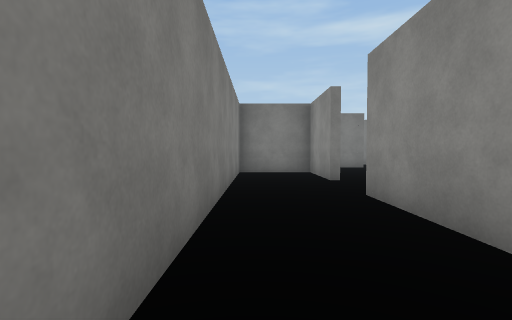
View 1 (above)

16 first-person views from a walk through a Unity game level. The camera is 1.4 m above the floor, tilts 2° down and sees 85° across. The floor is counted in squares, 1.89 m on a side. Each view is taken from the middle of a square. On the plan, view 1 faces up. The plan holds only what a view shows up to about 10 squares ahead; the rest is blank. The place goes on beyond the plan. The player is left out. Surface patterns are stand-ins for the level's own textures.

View 2
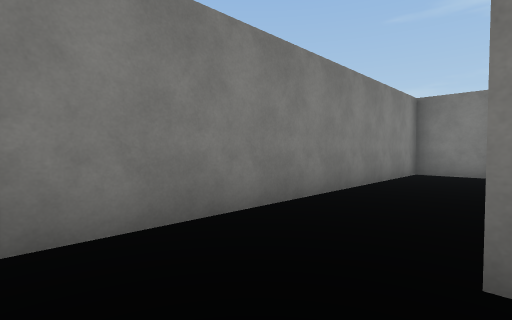

View 3
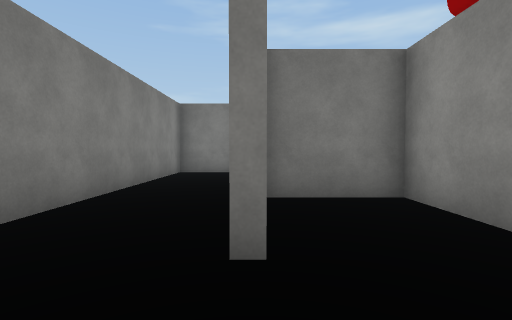

View 4
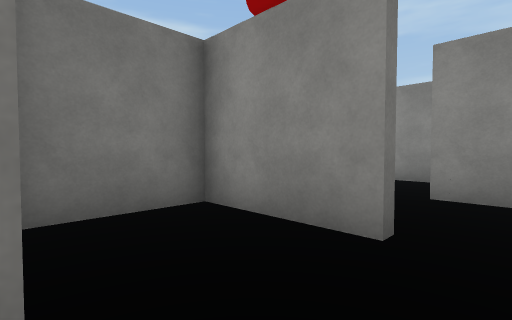

View 5
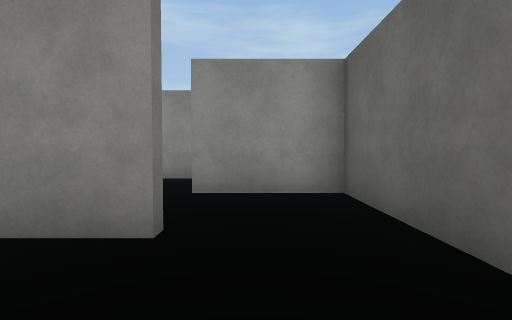

View 6
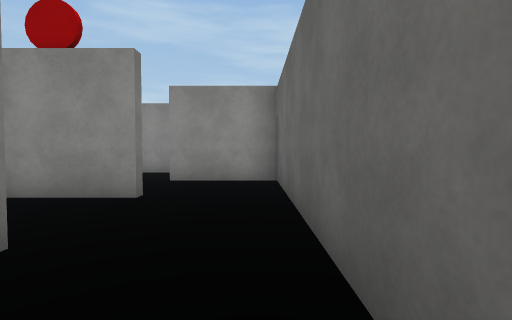

View 7
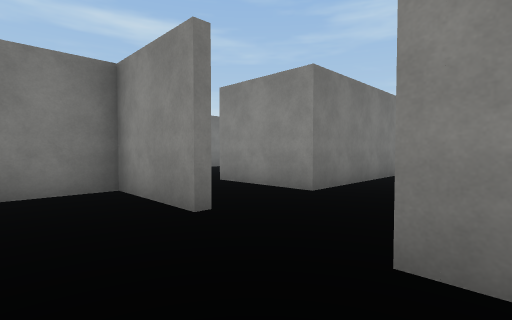

View 8
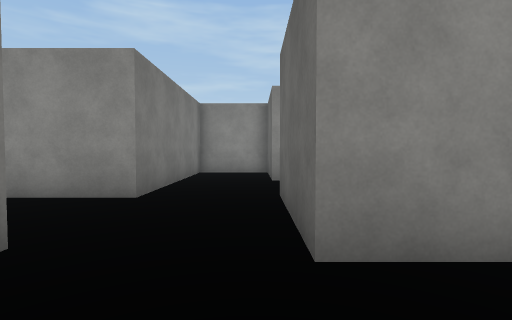

View 9
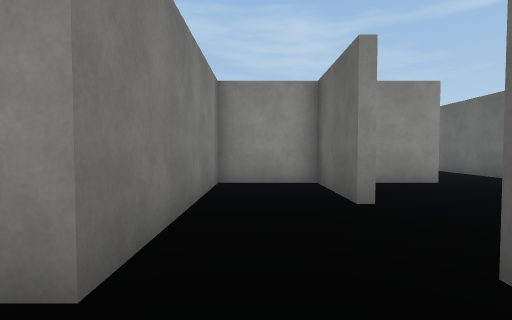

View 10
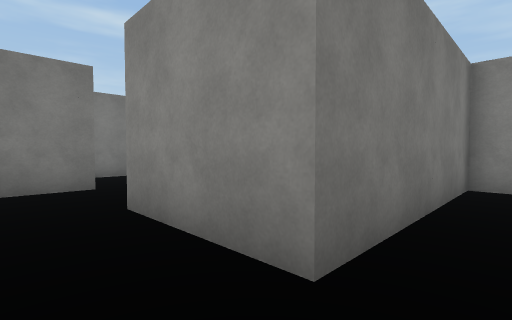

View 11
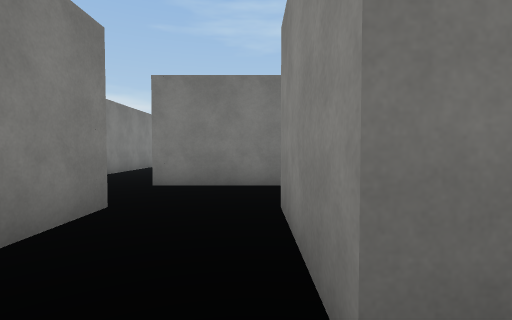

View 12
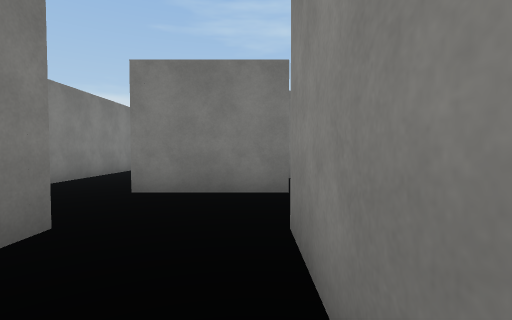

View 13
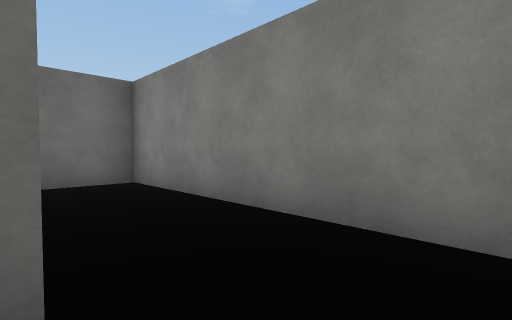

View 14
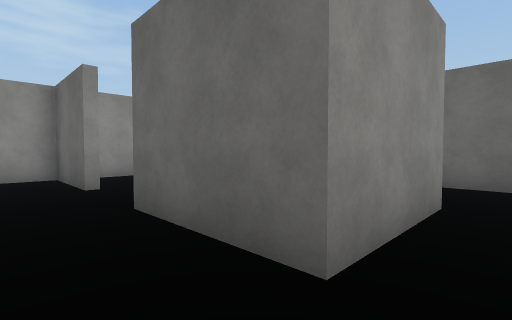

View 15
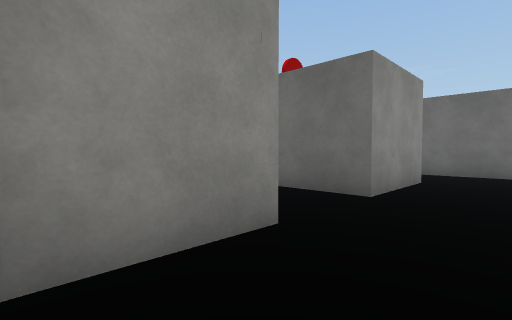

View 16
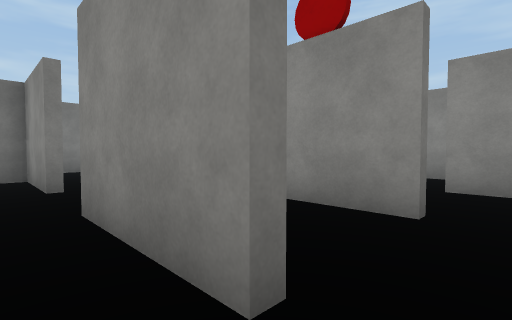

### Floor plan
Key: @ floor where view 1 was taken; # wall or solid block; . floor.
Columns run from 1 left of view 1 to 13 right of it. Each row starts with its distance up from view 1.
 17 #
 16 #.
 15 #..   ##
 14 #..   ..
 13 #..   ..
 12  ..###..
 11   .....
 10 ####..#
  9 #..#..#
  8 #..#..#
  7 #..#..######
  6 #..........#
  5 #. .###.####
  4 #. ##.#....#
  3 #..# .#....#
  2 #..#  #.#..#
  1 #...   .#....
  0 #@..   .#  ...
 -1 #########  ####

Where each view was taken, in squares from view 1:
view 1: 0 up, 0 right, facing up
view 2: 0 up, 2 right, facing up-left
view 3: 0 up, 2 right, facing up
view 4: 1 up, 2 right, facing up-right
view 5: 1 up, 2 right, facing right
view 6: 0 up, 0 right, facing right
view 7: 4 up, 0 right, facing up-right
view 8: 5 up, 0 right, facing right
view 9: 6 up, 3 right, facing right
view 10: 6 up, 3 right, facing up-right
view 11: 6 up, 4 right, facing up
view 12: 7 up, 4 right, facing up
view 13: 6 up, 2 right, facing down-left
view 14: 6 up, 1 right, facing down-right
view 15: 9 up, 0 right, facing down-right
view 16: 1 up, 1 right, facing up-right
